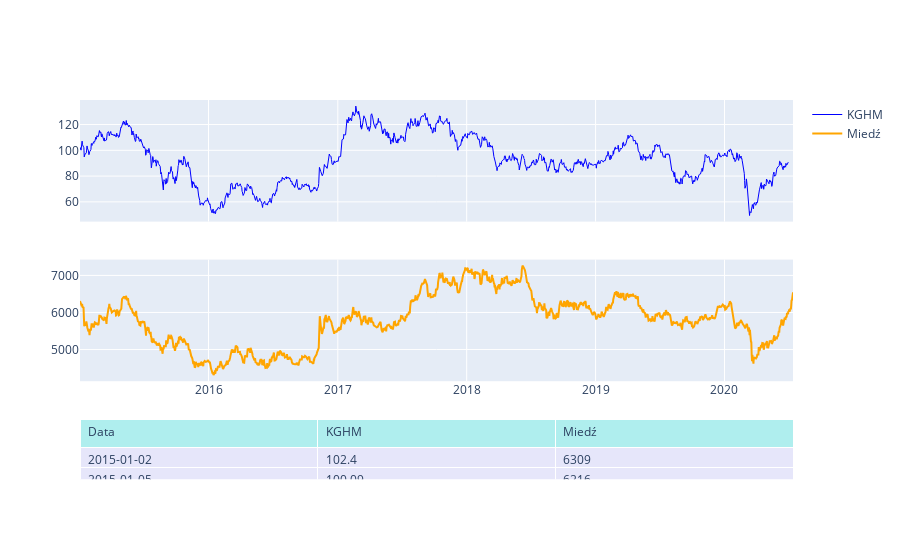

Notebook cell for this chart:
### Markdown cell above
3. Jako trzeci element wykresu dodaj tabelę zestawiającą ceny zamknięcia KGHM oraz miedzi w kolejnych dniach (ponownie na podstawie kolumny "Zamknięcie").

![image.png](attachment:image.png)

### Code cell
#tabela cen zamknięcia

merged = pd.merge(kghm[['Data', 'Zamkniecie']], copper[['Data', 'Zamkniecie']], on='Data', suffixes=('_KGHM', '_Miedź'))

fig.add_trace(go.Table(
    header=dict(values=["Data", "KGHM", "Miedź"],
                fill_color='paleturquoise',
                align='left'),
    cells=dict(values=[merged['Data'], merged['Zamkniecie_KGHM'], merged['Zamkniecie_Miedź']],
               fill_color='lavender',
               align='left'))
, row=3, col=1)

### Figure 1 — Plotly figure (JSON) as saved in the notebook; plotly's stock layout.template omitted (floating-point values rounded to 4 significant figures; data arrays with more than 128 entries replaced by an {"elided": "..."} marker saying what was removed)
{"data": [{"line": {"color": "blue", "width": 1}, "mode": "lines", "name": "KGHM", "type": "scatter", "x": {"elided": "1371 str values"}, "xaxis": "x", "y": {"elided": "1371 float values"}, "yaxis": "y"}, {"line": {"color": "orange"}, "mode": "lines", "name": "Miedź", "type": "scatter", "x": {"elided": "1400 str values"}, "xaxis": "x2", "y": {"elided": "1400 float values"}, "yaxis": "y2"}, {"cells": {"align": "left", "fill": {"color": "lavender"}, "values": {"elided": "3x1353 mixed values"}}, "domain": {"x": [0, 1], "y": [0, 0.16]}, "header": {"align": "left", "fill": {"color": "paleturquoise"}, "values": ["Data", "KGHM", "Miedź"]}, "type": "table"}], "layout": {"xaxis": {"anchor": "y", "domain": [0, 1], "matches": "x2", "showticklabels": false}, "xaxis2": {"anchor": "y2", "domain": [0, 1]}, "yaxis": {"anchor": "x", "domain": [0.68, 1]}, "yaxis2": {"anchor": "x2", "domain": [0.26, 0.58]}}}
